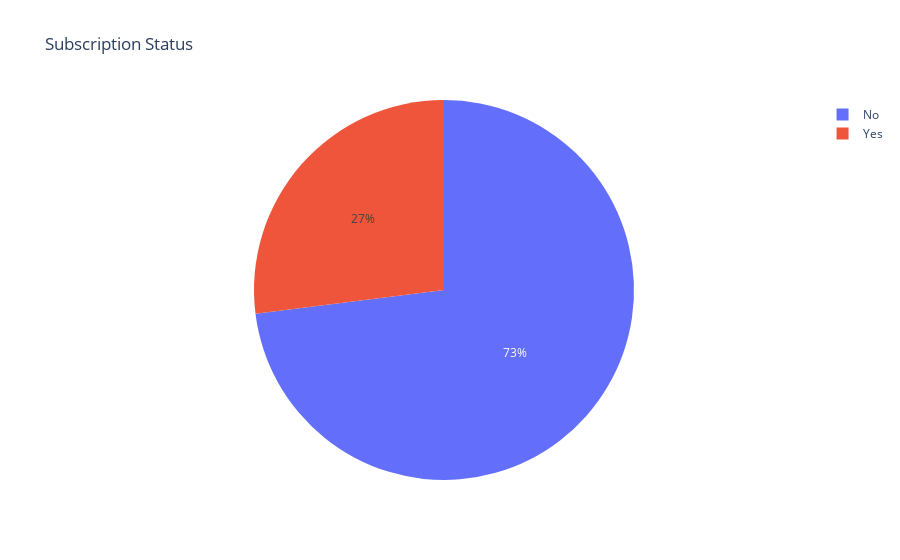

Here is the notebook cell this chart was saved with:
### Code cell
fig=px.pie(df,names='Subscription_Status', title='Subscription Status')
fig.show()

### Figure 1 — Plotly figure (JSON) as saved in the notebook; plotly's stock layout.template omitted (floating-point values rounded to 4 significant figures; data arrays with more than 128 entries replaced by an {"elided": "..."} marker saying what was removed)
{"data": [{"domain": {"x": [0.0, 1.0], "y": [0.0, 1.0]}, "hovertemplate": "Subscription_Status=%{label}<extra></extra>", "labels": {"elided": "3900 str values"}, "legendgroup": "", "name": "", "showlegend": true, "type": "pie"}], "layout": {"legend": {"tracegroupgap": 0}, "title": {"text": "Subscription Status"}}}
